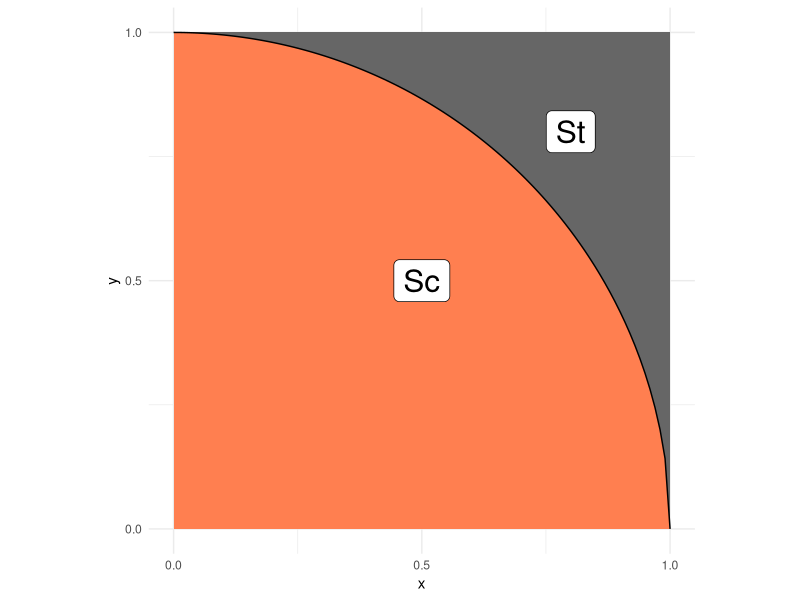
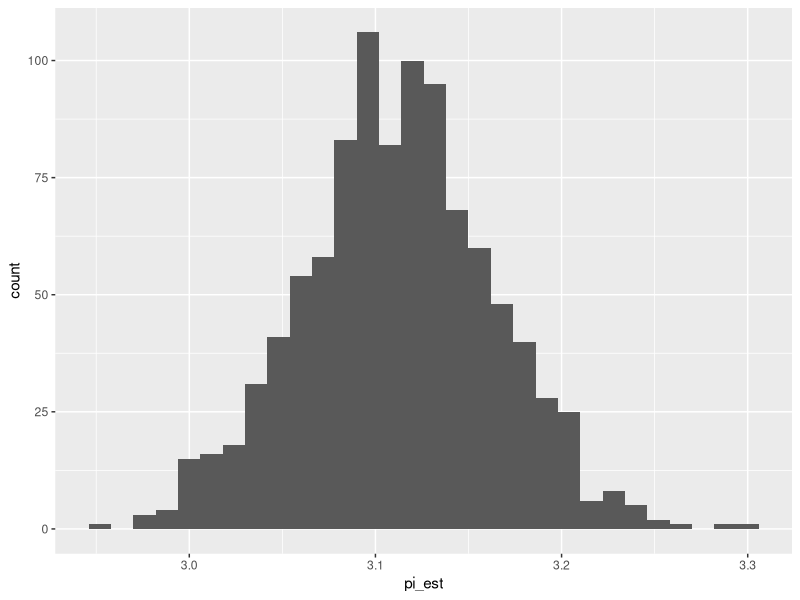

The R source for these figures, in order:
## ---- chunk 1
library(tidyverse)
library(rsample)
## ---- chunk 2
## NOTE: No need to edit; this visual helps explain the pi estimation scheme
tibble(x = seq(0, 1, length.out = 100)) %>%
  mutate(y = sqrt(1 - x^2)) %>%

  ggplot(aes(x, y)) +
  annotate(
    "rect",
    xmin = 0, ymin = 0, xmax = 1, ymax = 1,
    fill = "grey40",
    size = 1
  ) +
  geom_ribbon(aes(ymin = 0, ymax = y), fill = "coral") +
  geom_line() +
  annotate(
    "label",
    x = 0.5, y = 0.5, label = "Sc",
    size = 8
  ) +
  annotate(
    "label",
    x = 0.8, y = 0.8, label = "St",
    size = 8
  ) +
  scale_x_continuous(breaks = c(0, 1/2, 1)) +
  scale_y_continuous(breaks = c(0, 1/2, 1)) +
  theme_minimal() +
  coord_fixed()
## ---- chunk 3
## TASK: Choose a sample size and generate samples
n <- 1000 # Choose a sample size
df_q1 <- tibble(
  x = runif(n, min = 0, max = 1),
  y = runif(n, min = 0, max = 1)
) # Generate the data

df_q1 
## ---- chunk 4
## NOTE: Do not edit this code
# Correct sample size
assertthat::assert_that(
  dim(df_q1) %>% 
    .[[1]] == n,
  msg = "The sample size should be `n`"
)
# Correct column names
assertthat::assert_that(
  setequal(names(df_q1), c("x", "y")),
  msg = "df_q1 must include the columns `x` and `y`"
)
print("Good")
## ---- chunk 5
## TASK: Finish implementing this function
stat <- function(x, y) {
  # TODO: Finish implementing this function
  ind <- (x^2 + y^2) <= 1
  scaled <- ind * 4
  
  return(scaled)
}
## ---- chunk 6
## TASK: Finish writing these assert statements

# Check the value for points *inside* the circle
assertthat::assert_that(
  tibble(x = 0, y = 0) %>% # Pick a point *inside* the circle
    mutate(stat = stat(x, y)) %>% 
    pull(stat) %>% 
    .[[1]] == 4,
  # ???, # Write the correct value of stat() here
  msg = "Incorrect value when a point is inside the circle"
)

# Check the value for points *outside* the circle
assertthat::assert_that(
  tibble(x = 1, y = 1) %>% # Pick a point *outside* the circle
    mutate(stat = stat(x, y)) %>% 
    pull(stat) %>% 
    .[[1]] == 0,
  # ???, # Write the correct value of stat() here
  msg = "Incorrect value when a point is outside the circle"
)
print("Your assertions passed, but make sure they're checking the right thing!")
## ---- chunk 7
## TASK: Estimate pi using your data from q1
df_q3 <- 
  df_q1 %>%
  summarize(pi_est = mean(stat(x, y)))
  # TODO: Estimate pi as the column `pi_est`
df_q3
## ---- chunk 8
## NOTE: Do not edit this code
# Correct sample size
assertthat::assert_that(
  dim(df_q3) %>% 
    .[[1]] == 1,
  msg = "This result should have just one row"
)
# Correct column names
assertthat::assert_that(
  setequal(names(df_q3), c("pi_est")),
  msg = "df_q3 must include the column `pi_est`"
)
print("Good")
## ---- chunk 9
## TASK: Finish the code below
df_q4 <- 
  df_q1 %>% 
  bootstraps(., times = 1000) %>% 
  mutate(
    pi_est = map_dbl(
      splits,
      function(split_df) {
        analysis(split_df) %>% 
          # Estimate pi (pi_est) using the resampled data;
          # this should be *identical* to the
          # code you wrote for q3
          summarize(pi_est = mean(stat(x, y))) %>%
          pull(pi_est)
      }
    )
  )

## NOTE: Do not edit; use this to visualize your results
df_q4 %>% 
  ggplot(aes(pi_est)) +
  geom_histogram()
## ---- chunk 10
## TASK: Compute a bootstrap confidence interval at the 95% level (alpha = 0.05)
df_q5 <- 
  df_q4 %>% 
  summarize(
    # TODO: Compute pi_lo and pi_up
    pi_lo = quantile(pi_est, probs = c(0.05 / 2)),
    pi_up = quantile(pi_est, probs = c(1 - (0.05 / 2)))
  )

df_q5
## ---- chunk 11
df_q1 %>%
  summarize(
    pi_lo = mean(stat(x, y)) - qnorm(1 - (1 - 0.95) / 2) * sd(stat(x, y)) / sqrt(sum(n)),
    pi_up = mean(stat(x, y)) + qnorm(1 - (1 - 0.95) / 2) * sd(stat(x, y)) / sqrt(sum(n))
  )
